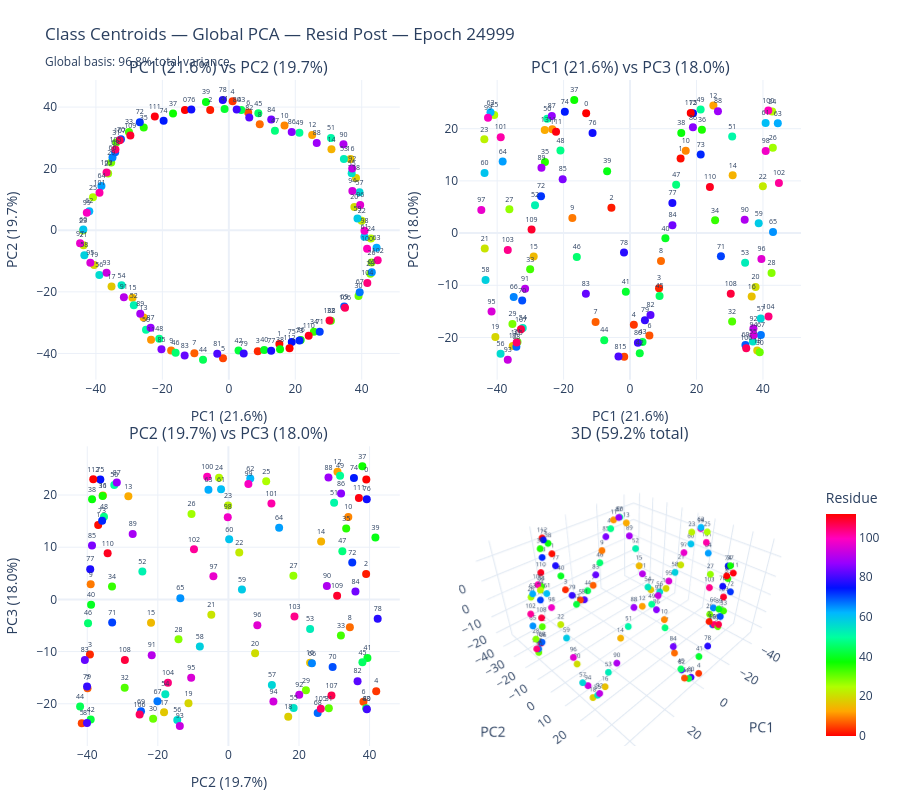
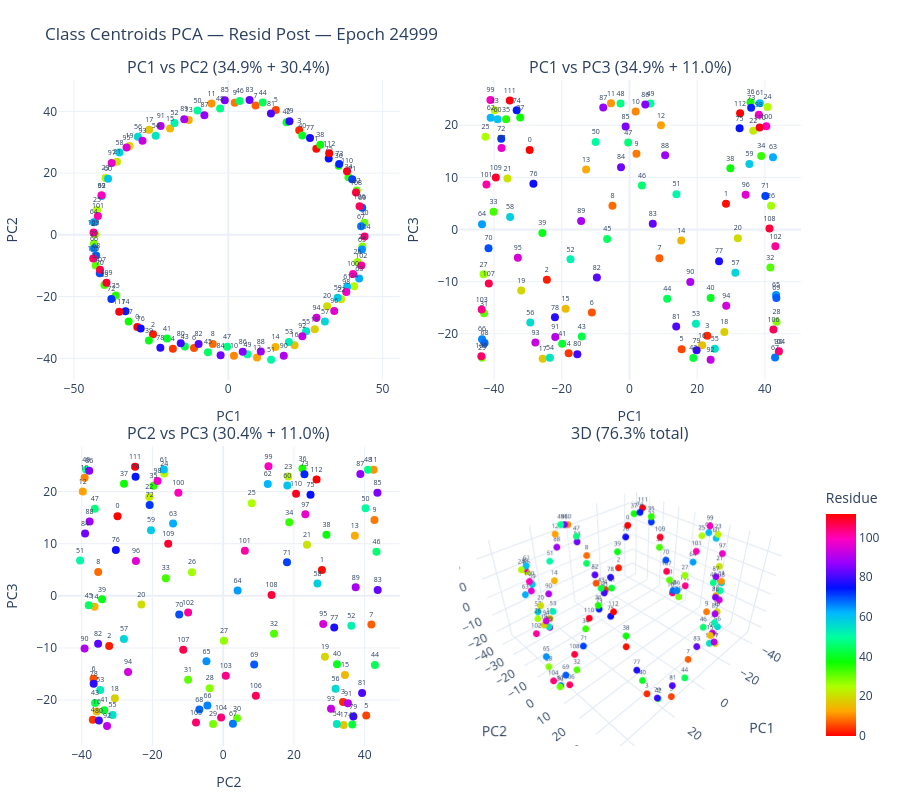
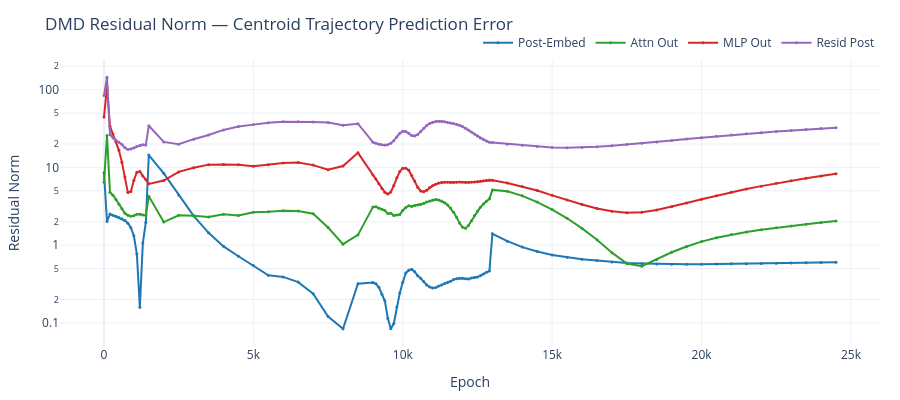
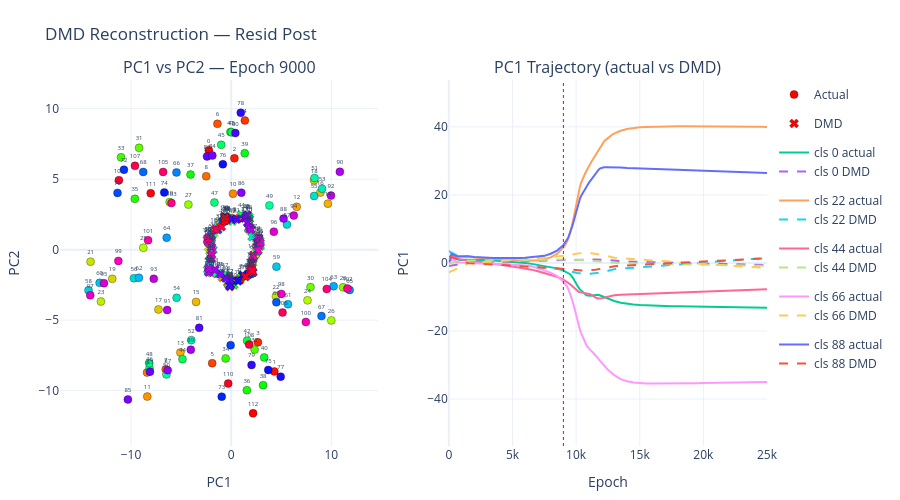

The notebook cell saved with these charts, in order:
### Code cell
# Canon variant: 113/999
variant = family.get_variant(prime=113, seed=999)
print(variant.name)
show_views(variant)
